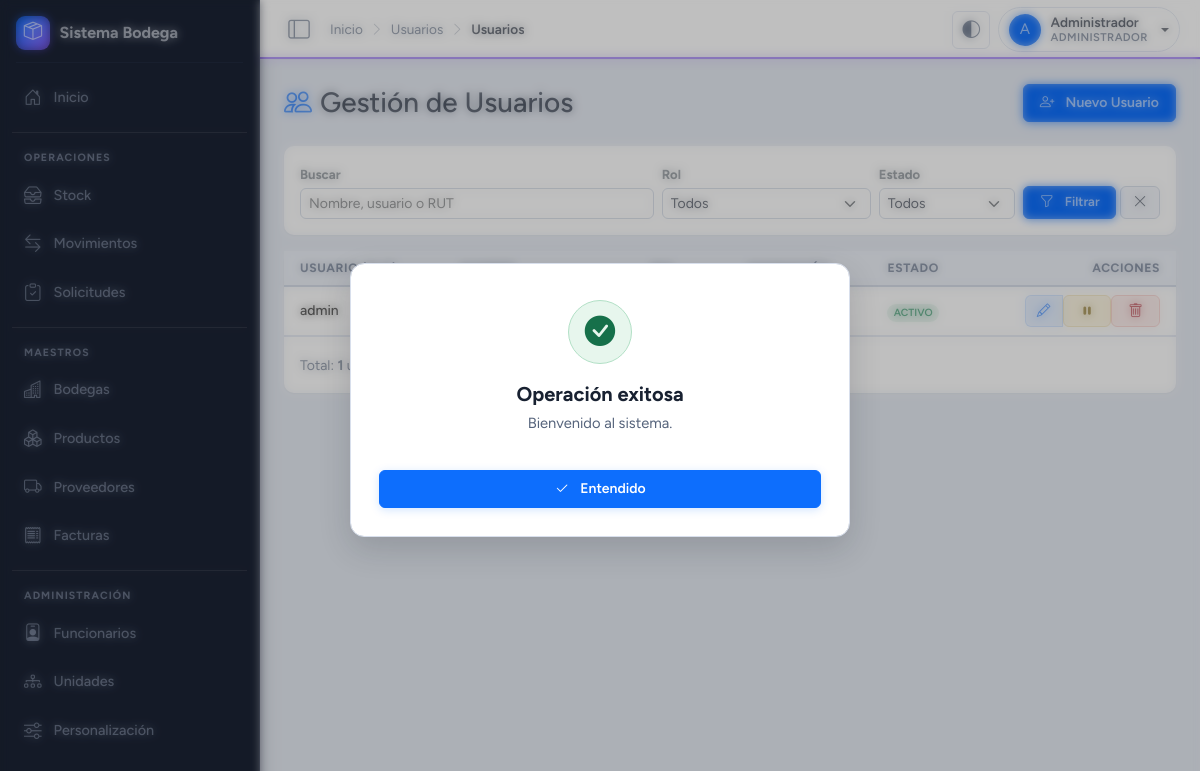
The page /modulos/usuarios/usuarios_lista.php (signed in) on the database its author committed.
### tables this page shows
CREATE TABLE usuarios (
    id             INT UNSIGNED AUTO_INCREMENT PRIMARY KEY,
    id_funcionario INT UNSIGNED NULL,
    nombre         VARCHAR(150) NOT NULL,
    email          VARCHAR(150) NULL,
    usuario        VARCHAR(80)  NOT NULL,
    clave_hash     VARCHAR(255) NOT NULL,
    rol            ENUM('admin','bodega','solicitante') NOT NULL,
    id_bodega      INT UNSIGNED NULL,
    id_unidad      INT UNSIGNED NULL,
    estado         TINYINT(1)   NOT NULL DEFAULT 1,
    created_at     DATETIME     NOT NULL DEFAULT CURRENT_TIMESTAMP,
    UNIQUE KEY uq_usuarios_usuario (usuario),
    KEY idx_usuarios_funcionario (id_funcionario),
    KEY idx_usuarios_bodega (id_bodega),
    KEY idx_usuarios_unidad (id_unidad),
    CONSTRAINT fk_usuarios_funcionario FOREIGN KEY (id_funcionario) REFERENCES funcionarios (id) ON DELETE SET NULL,
    CONSTRAINT fk_usuarios_bodega FOREIGN KEY (id_bodega) REFERENCES bodegas (id) ON DELETE SET NULL,
    CONSTRAINT fk_usuarios_unidad FOREIGN KEY (id_unidad) REFERENCES unidades_organizacionales (id) ON DELETE SET NULL
);

### modulos/usuarios/usuarios_lista.php (the view, shortened to what the rows shown need)
<?php
require_once __DIR__ . '/../../inc/db.php';
require_once __DIR__ . '/../../inc/auth.php';
require_once __DIR__ . '/../../inc/functions.php';
$where  = array("1=1");
$params = array();
$whereSql = implode(' AND ', $where);
$sql = "SELECT u.id, u.nombre, u.usuario, u.rol, u.estado,
               f.rut AS funcionario_rut,
               b.nombre AS bodega_nombre,
               un.nombre AS unidad_nombre
        FROM usuarios u
        LEFT JOIN funcionarios f           ON f.id  = u.id_funcionario
        LEFT JOIN bodegas b                ON b.id  = u.id_bodega
        LEFT JOIN unidades_organizacionales un ON un.id = u.id_unidad
        WHERE $whereSql
        ORDER BY u.id DESC";
$stmt = $pdo->prepare($sql);
$stmt->execute($params);
$usuarios = $stmt->fetchAll();
$pageTitle = 'Usuarios';
require_once __DIR__ . '/../../inc/header.php';
?>
<div class="d-flex justify-content-between align-items-center mb-4 flex-wrap gap-2">
    <h1 class="h3 mb-0 text-gray-800">
        <i class="bi bi-people text-primary me-2"></i>Gestión de Usuarios
    </h1>
</div>
<div class="card shadow-sm border-0">
    <div class="card-body p-0">
        <div class="table-responsive">
            <table class="table table-hover align-middle mb-0">
                <thead class="table-light text-secondary fs-md" >
                    <tr>
                        <th class="px-3 py-2">USUARIO (RUT)</th>
                        <th class="py-2">NOMBRE</th>
                        <th class="py-2 text-center">ROL</th>
                        <th class="py-2">ASIGNACIÓN</th>
                        <th class="py-2 text-center">ESTADO</th>
                        <th class="px-3 py-2 text-end">ACCIONES</th>
                    </tr>
                </thead>
                <tbody>
                <?php if (!$usuarios): ?>
                    <tr>
                        <td colspan="6" class="text-center text-muted py-4">
                            <i class="bi bi-inbox fs-3 d-block mb-1"></i>
                            No se encontraron usuarios.
                        </td>
                    </tr>
                <?php else: ?>
                    <?php foreach ($usuarios as $u):
                        $rolLabel = array(
                            'admin'       => array('Administrador', 'bg-danger bg-opacity-10 text-danger'),
                            'bodega'      => array('Encargado',     'bg-primary bg-opacity-10 text-primary'),
                            'solicitante' => array('Solicitante',   'bg-info bg-opacity-10 text-info'),
                        );
                        $rolInfo = isset($rolLabel[$u['rol']]) ? $rolLabel[$u['rol']] : array($u['rol'], 'bg-secondary bg-opacity-10 text-secondary');
                        $asignacion = '—';
                        if ($u['rol'] === 'bodega' && $u['bodega_nombre']) {
                            $asignacion = '<i class="bi bi-buildings text-primary me-1"></i>' . h($u['bodega_nombre']);
                        } elseif ($u['rol'] === 'solicitante' && $u['unidad_nombre']) {
                            $asignacion = '<i class="bi bi-diagram-3 text-info me-1"></i>' . h($u['unidad_nombre']);
                        } elseif ($u['rol'] === 'admin') {
                            $asignacion = '<span class="text-muted">Acceso total</span>';
                        }
                    ?>
                    <tr>
                        <td class="px-3 small fw-medium"><?php echo h($u['usuario']); ?></td>
                        <td class="small">
                        </td>
                        <td class="text-center">
                            <span class="badge fs-2xs <?php echo $rolInfo[1]; ?>">
                            </span>
                        </td>
                        <td class="small text-muted"><?php echo $asignacion; ?></td>
                        <td class="text-center">
                            <?php if ((int)$u['estado'] === 1): ?>
                                <span class="badge bg-success bg-opacity-10 text-success fs-2xs" >ACTIVO</span>
                            <?php else: ?>
                                <span class="badge bg-secondary bg-opacity-10 text-secondary fs-2xs" >INACTIVO</span>
                            <?php endif; ?>
                        </td>
                        <td class="px-3 text-end">
                            <div class="btn-group btn-group-sm" role="group">
                                <a href="usuarios_editar.php?id=<?php echo (int)$u['id']; ?>"
                                   class="btn btn-outline-primary" title="Editar">
                                    <i class="bi bi-pencil"></i>
                                </a>
                                <form method="post" class="d-inline"
                                      onsubmit="return confirm('¿Cambiar estado de este usuario?');">
                                    <button type="submit" class="btn btn-outline-<?php echo ((int)$u['estado'] === 1) ? 'warning' : 'success'; ?>"
                                            title="<?php echo ((int)$u['estado'] === 1) ? 'Desactivar' : 'Activar'; ?>">
                                        <i class="bi bi-<?php echo ((int)$u['estado'] === 1) ? 'pause-fill' : 'play-fill'; ?>"></i>
                                    </button>
                                </form>
                                <form method="post" class="d-inline"
                                      onsubmit="return confirm('¿Eliminar definitivamente? Esta acción no se puede deshacer.');">
                                    <button type="submit" class="btn btn-outline-danger" title="Eliminar">
                                        <i class="bi bi-trash"></i>
                                    </button>
                                </form>
                            </div>
                        </td>
                    </tr>
                    <?php endforeach; ?>
                <?php endif; ?>
                </tbody>
            </table>
        </div>
    </div>
</div>
<?php require_once __DIR__ . '/../../inc/footer.php'; ?>

### inc/header.php (shortened to what the rows shown need)
<?php
require_once __DIR__ . '/auth.php';
require_once __DIR__ . '/functions.php';
require_once __DIR__ . '/ui.php';
$user  = current_user();
$current_script = $_SERVER['PHP_SELF'];
$rolLabels = array(
    'admin'       => 'Administrador',
    'bodega'      => 'Encargado',
    'solicitante' => 'Solicitante'
);
$rolLabel = ($user && isset($rolLabels[$user['rol']])) ? $rolLabels[$user['rol']] : '';
$userNombre = ($user && isset($user['nombre'])) ? trim($user['nombre']) : 'U';
$userInitial = function_exists('mb_substr') ? mb_strtoupper(mb_substr($userNombre, 0, 1, 'UTF-8')) : strtoupper(substr($userNombre, 0, 1));
?>
<!DOCTYPE html>
<html lang="es" data-bs-theme="light">
<head>
    <link href="https://cdn.jsdelivr.net/npm/bootstrap@5.3.2/dist/css/bootstrap.min.css" rel="stylesheet">
    <link rel="stylesheet" href="https://cdn.jsdelivr.net/npm/bootstrap-icons@1.11.1/font/bootstrap-icons.css">
    <link rel="stylesheet" href="<?php echo BASE_URL; ?>/static/css/app.css">
</head>
<body>
<div class="layout-wrapper">
    <div class="main-content" id="mainContent">
        <?php if ($user): ?>
        <header class="topbar">
            <button class="btn-toggle" id="btnSidebarCollapse" type="button" aria-label="Abrir o cerrar menú">
                <i class="bi bi-layout-sidebar d-none d-lg-inline-flex"></i>
            </button>
            <nav class="topbar-breadcrumb" aria-label="Miga de pan">
                <?php $crumbs = ui_breadcrumb_items($pageTitle); foreach ($crumbs as $i => $c): ?>
                    <?php if ($i > 0): ?><span class="crumb-sep bi bi-chevron-right"></span><?php endif; ?>
                    <?php if ($c['current']): ?>
                        <span class="crumb-current" title="<?php echo h($c['label']); ?>"><?php echo h($c['label']); ?></span>
                    <?php else: ?>
                        <a href="<?php echo h($c['url']); ?>" class="text-decoration-none crumb-link"><?php echo h($c['label']); ?></a>
                    <?php endif; ?>
                <?php endforeach; ?>
            </nav>
            <div class="topbar-right">
                <div class="dropdown">
                    <button class="btn-icon dropdown-toggle" data-bs-toggle="dropdown" aria-label="Cambiar tema" aria-expanded="false">
                        <i class="bi bi-circle-half" id="themeIcon"></i>
                    </button>
                </div>
                <div class="dropdown">
                    <button class="topbar-user-btn dropdown-toggle" data-bs-toggle="dropdown" aria-expanded="false" aria-label="Menú de usuario">
                        <span class="user-avatar"><?php echo h($userInitial); ?></span>
                        <span class="user-meta">
                            <span class="u-name"><?php echo h($user['nombre']); ?></span>
                            <span class="u-role"><?php echo h($rolLabel ? $rolLabel : $user['rol']); ?></span>
                        </span>
                    </button>
                </div>
            </div>
        </header>
        <?php endif; ?>
        <main class="content-scrollable">

### rows shown on the page
usuarios: nombre "A", nombre "Administrador", rol "ADMINISTRADOR", usuario "admin", estado "ACTIVO"

### other values the page prints
$siteNombre "Sistema Bodega"
$item['label'] "Inicio"
$item['section'] "OPERACIONES"
$item['label'] "Stock"
$item['label'] "Movimientos"
$item['label'] "Solicitudes"
$item['section'] "MAESTROS"
$item['label'] "Bodegas"
$item['label'] "Productos"
$item['label'] "Proveedores"
$item['label'] "Facturas"
$item['section'] "ADMINISTRACIÓN"
$item['label'] "Funcionarios"
$item['label'] "Unidades"
$item['label'] "Personalización"
